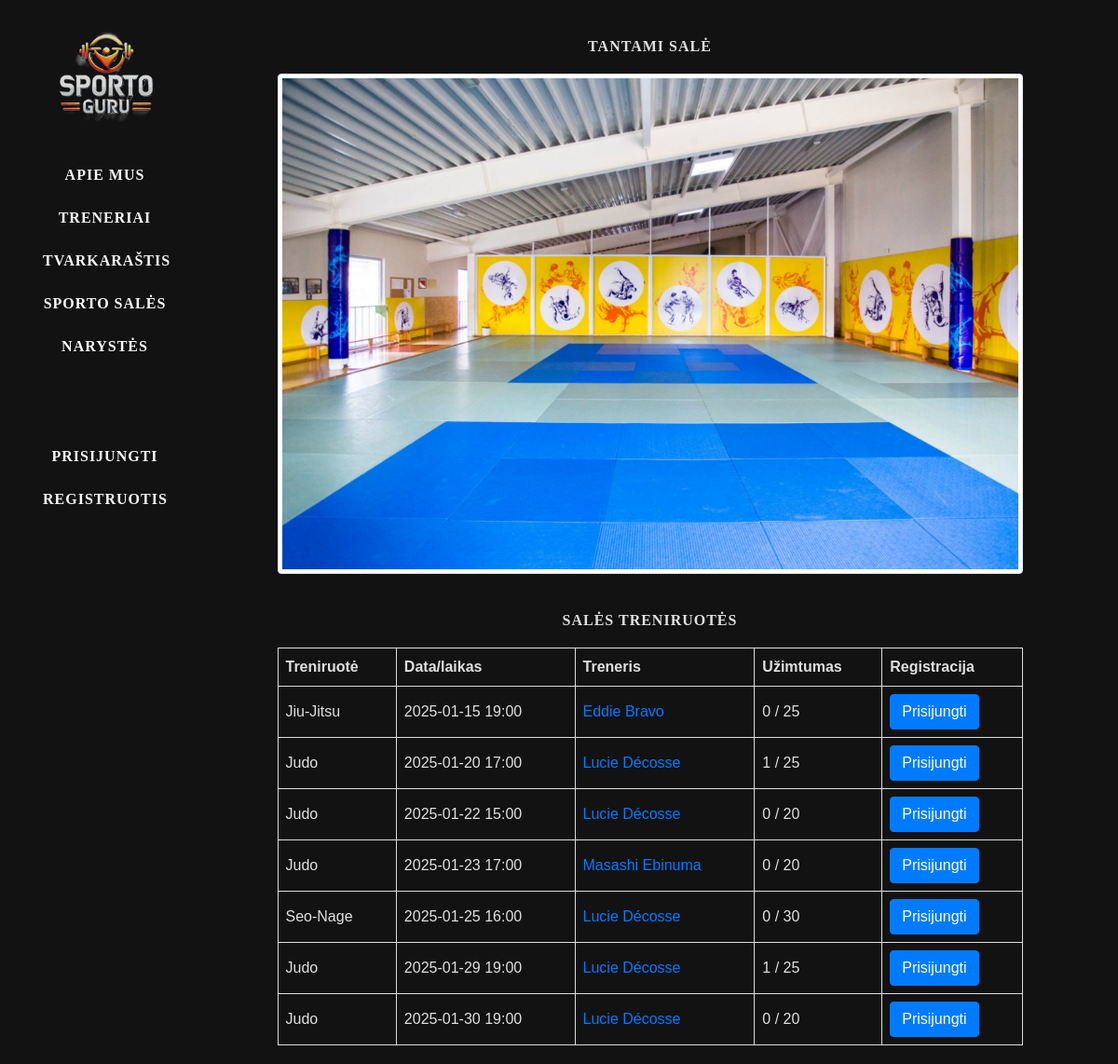
/gympro/sporto-sale/1/, run on an earlier commit of the app's database.
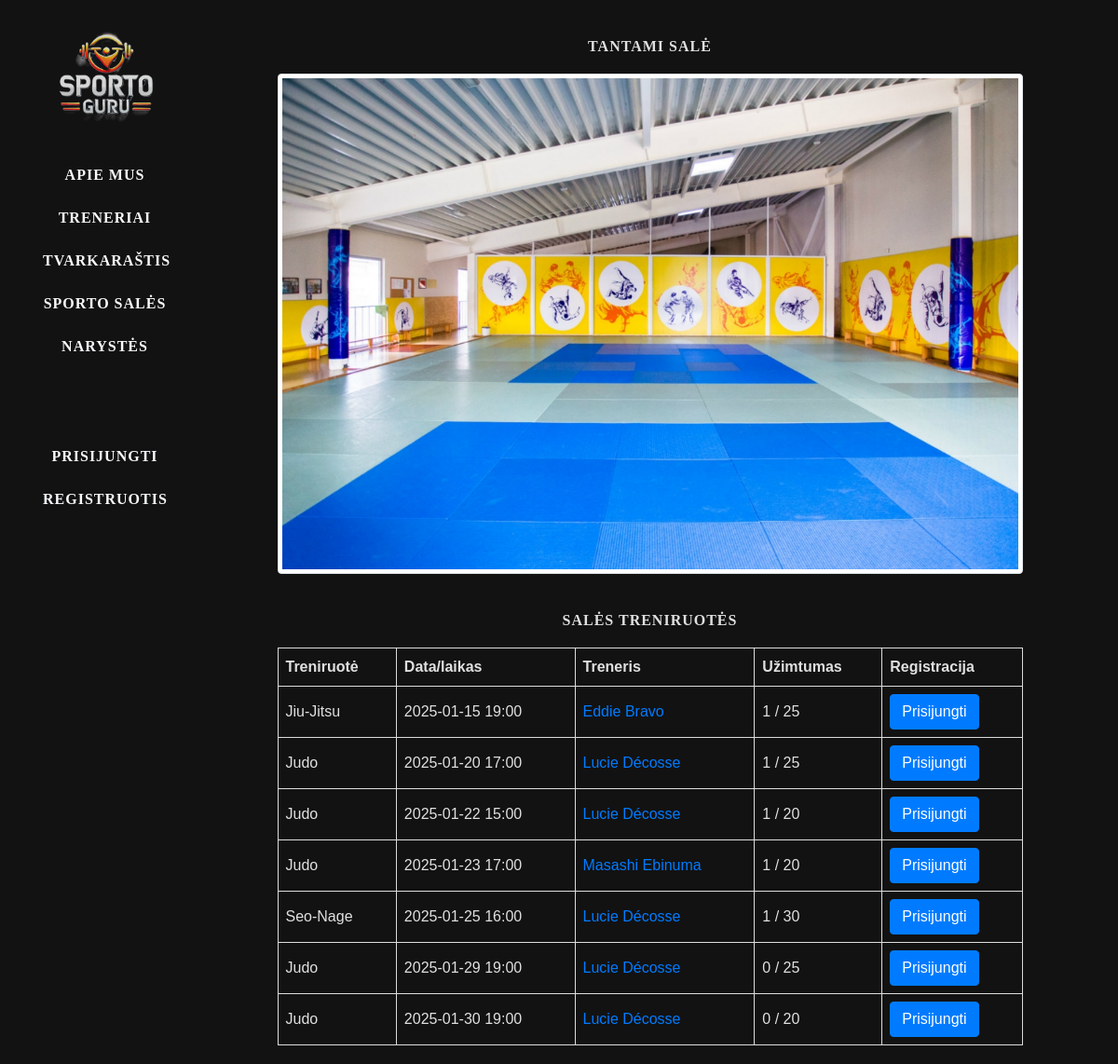
And on a later commit of the database.
### gympro/models.py (models this page shows, shortened)
class Class(models.Model):
    name = models.CharField(max_length=30)
    class_type = models.CharField(max_length=50, choices=[
        ('dziudo', 'Dziudo'),
        ('jiu-jitsu', 'Jiu-jitsu'),
        ('karate', 'Karate'),
        ('boksas', 'Boksas'),
        ('thai-boksas', 'Thai-Boksas'),
        ('crossfit', 'CrossFit'),
        ('pilates', 'Pilates'),
        ('yoga', 'Yoga'),
        ('zumba', 'Zumba'),
        ('fitness', 'Fitness'),
        ('dance', 'Dance'),
        ('gym-training', 'Gym-training'),
        ('power-lift', 'Power-lift'),
    ])
    instructor = models.ForeignKey("Instructor", on_delete=models.SET_NULL, null=True, blank=True,
                                   related_name="classes")
    sport_hall = models.ForeignKey("SportHall", on_delete=models.SET_NULL, null=True, blank=True,
                                   related_name="classes")
    schedule = models.DateTimeField(help_text="Įveskite pamokos datą ir laiką.", default=timezone.now)
    max_capacity = models.IntegerField()
    current_bookings = models.IntegerField(default=0)
    @property
    def is_full(self):
        return self.current_bookings >= self.max_capacity
    class Meta:
        ordering = ["name"]
        verbose_name = "Treniruotė"
        verbose_name_plural = "Treniruotės"

class Instructor(models.Model):
    first_name = models.CharField(max_length=30)
    last_name = models.CharField(max_length=30)
    specialization = models.CharField(max_length=100)
    bio = models.TextField(blank=True)
    contact_email = models.EmailField(blank=True, null=True)
    phone_number = models.CharField(max_length=15, blank=True, null=True)
    photo = models.ImageField(upload_to='instructors_photos/', blank=True, null=True)
    instagram = models.URLField(blank=True, null=True)
    facebook = models.URLField(blank=True, null=True)
    linkedin = models.URLField(blank=True, null=True)
    def __str__(self):
        return f"{self.first_name} {self.last_name}"
    class Meta:
        ordering = ["specialization"]
        verbose_name = "Instruktorius/Treneris"
        verbose_name_plural = "Instruktoriai/Treneriai"

### gympro/views.py (the view)
# urls.py: path('sporto-sale/<int:sporthall_id>/', views.sportosale, name='sporto_sale'),
def sportosale(request, sporthall_id):
    sale = get_object_or_404(SportHall, pk=sporthall_id)
    sales_tvarkarastis = sale.classes.filter(schedule__gte=now()).order_by('schedule')
    context = {
        "sale": sale,
        "sales_tvarkarastis": sales_tvarkarastis,
    }
    return render(request, "sporto_sale.html", context=context)

### gympro/templates/sporto_sale.html (shortened to what this page needs)
{% extends "base.html" %}
{% block content %}
<div class="col-sm-10">
    <div class="sale">
        <h4>{{ sale.name }}</h4>
        <div class="profile-photo">
            {% if sale.photo %}
                <img src="{{ sale.photo.url }}" alt="#" class="img-thumbnail">
            {% else %}
                <br>
            {% endif %}
        </div>
        <h4>Salės treniruotės</h4>
        <div class="table-treneris">
            <table>
                <thead>
                    <tr>
                        <th>Treniruotė</th>
                        <th>Data/laikas</th>
                        <th>Treneris</th>
                        <th>Užimtumas</th>
                        <th>Registracija</th>
                    </tr>
                </thead>
                <tbody>
                    {% for uzsiemimas in sales_tvarkarastis %}
                    <tr>
                        <td>{{ uzsiemimas.name }}</td>
                        <td>{{ uzsiemimas.schedule|date:"Y-m-d H:i" }}</td>
                        <td><a href="{% url 'treneris' uzsiemimas.instructor.id %}">{{ uzsiemimas.instructor }}</a></td>
                        <td>{{ uzsiemimas.current_bookings}} / {{uzsiemimas.max_capacity}}</td>
                        <td>{% if uzsiemimas.is_full %}
                                <button class="btn btn-secondary" disabled>Pilna</button>
                            {% else %}
                                <form method="post" action="{% url 'register_class' class_id=uzsiemimas.id %}">
                                    <button type="submit" class="btn btn-primary">
                                        {% if user.is_authenticated %}Registruotis{% else %}Prisijungti{% endif %}
                                    </button>
                                </form>
                            {% endif %}
                        </td>
                    </tr>
                    {% empty %}
                    <tr>
                        <td colspan="3">Šiuo metu nėra suplanuotų užsiėmimų.</td>
                    </tr>
                    {% endfor %}
                </tbody>
            </table>
        </div>
    </div>
</div>
{% endblock %}

What changed in the data, as far as the page shows it:
changed Class "Jiu-Jitsu": current_bookings "0" → "1"
changed Class (number 3 of 7 on the later page): current_bookings "0" → "1"
changed Class "Masashi Ebinuma": current_bookings "0" → "1"
changed Class "Seo-Nage": current_bookings "0" → "1"
changed Class (number 6 of 7 on the later page): current_bookings "1" → "0"
